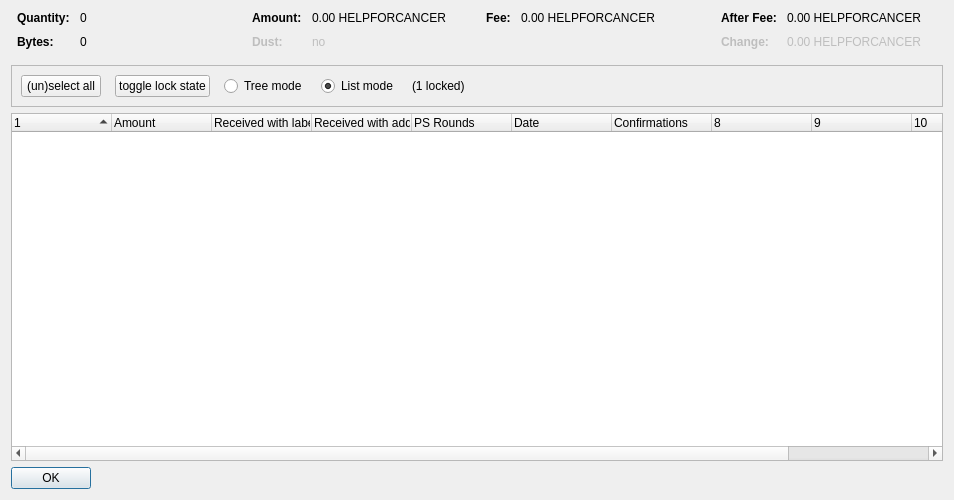
<?xml version="1.0" encoding="UTF-8"?>
<ui version="4.0">
 <class>CoinControlDialog</class>
 <widget class="QDialog" name="CoinControlDialog">
  <property name="geometry">
   <rect>
    <x>0</x>
    <y>0</y>
    <width>954</width>
    <height>500</height>
   </rect>
  </property>
  <property name="windowTitle">
   <string>Coin Selection</string>
  </property>
  <layout class="QVBoxLayout" name="verticalLayout">
   <item>
    <layout class="QHBoxLayout" name="horizontalLayoutTop" stretch="0,0,0,0">
     <property name="topMargin">
      <number>0</number>
     </property>
     <property name="bottomMargin">
      <number>10</number>
     </property>
     <item>
      <layout class="QFormLayout" name="formLayoutCoinControl1">
       <property name="horizontalSpacing">
        <number>10</number>
       </property>
       <property name="verticalSpacing">
        <number>10</number>
       </property>
       <property name="leftMargin">
        <number>6</number>
       </property>
       <property name="rightMargin">
        <number>6</number>
       </property>
       <item row="0" column="0">
        <widget class="QLabel" name="labelCoinControlQuantityText">
         <property name="font">
          <font>
           <weight>75</weight>
           <bold>true</bold>
          </font>
         </property>
         <property name="text">
          <string>Quantity:</string>
         </property>
        </widget>
       </item>
       <item row="0" column="1">
        <widget class="QLabel" name="labelCoinControlQuantity">
         <property name="cursor">
          <cursorShape>IBeamCursor</cursorShape>
         </property>
         <property name="contextMenuPolicy">
          <enum>Qt::ActionsContextMenu</enum>
         </property>
         <property name="text">
          <string notr="true">0</string>
         </property>
         <property name="textInteractionFlags">
          <set>Qt::LinksAccessibleByMouse|Qt::TextSelectableByKeyboard|Qt::TextSelectableByMouse</set>
         </property>
        </widget>
       </item>
       <item row="1" column="0">
        <widget class="QLabel" name="labelCoinControlBytesText">
         <property name="font">
          <font>
           <weight>75</weight>
           <bold>true</bold>
          </font>
         </property>
         <property name="text">
          <string>Bytes:</string>
         </property>
        </widget>
       </item>
       <item row="1" column="1">
        <widget class="QLabel" name="labelCoinControlBytes">
         <property name="cursor">
          <cursorShape>IBeamCursor</cursorShape>
         </property>
         <property name="contextMenuPolicy">
          <enum>Qt::ActionsContextMenu</enum>
         </property>
         <property name="text">
          <string notr="true">0</string>
         </property>
         <property name="textInteractionFlags">
          <set>Qt::LinksAccessibleByMouse|Qt::TextSelectableByKeyboard|Qt::TextSelectableByMouse</set>
         </property>
        </widget>
       </item>
      </layout>
     </item>
     <item>
      <layout class="QFormLayout" name="formLayoutCoinControl2">
       <property name="horizontalSpacing">
        <number>10</number>
       </property>
       <property name="verticalSpacing">
        <number>10</number>
       </property>
       <property name="leftMargin">
        <number>6</number>
       </property>
       <property name="rightMargin">
        <number>6</number>
       </property>
       <item row="0" column="0">
        <widget class="QLabel" name="labelCoinControlAmountText">
         <property name="font">
          <font>
           <weight>75</weight>
           <bold>true</bold>
          </font>
         </property>
         <property name="text">
          <string>Amount:</string>
         </property>
        </widget>
       </item>
       <item row="0" column="1">
        <widget class="QLabel" name="labelCoinControlAmount">
         <property name="cursor">
          <cursorShape>IBeamCursor</cursorShape>
         </property>
         <property name="contextMenuPolicy">
          <enum>Qt::ActionsContextMenu</enum>
         </property>
         <property name="text">
          <string notr="true">0.00 HELPFORCANCER</string>
         </property>
         <property name="textInteractionFlags">
          <set>Qt::LinksAccessibleByMouse|Qt::TextSelectableByKeyboard|Qt::TextSelectableByMouse</set>
         </property>
        </widget>
       </item>
       <item row="1" column="0">
        <widget class="QLabel" name="labelCoinControlLowOutputText">
         <property name="enabled">
          <bool>false</bool>
         </property>
         <property name="font">
          <font>
           <weight>75</weight>
           <bold>true</bold>
          </font>
         </property>
         <property name="text">
          <string>Dust:</string>
         </property>
        </widget>
       </item>
       <item row="1" column="1">
        <widget class="QLabel" name="labelCoinControlLowOutput">
         <property name="enabled">
          <bool>false</bool>
         </property>
         <property name="cursor">
          <cursorShape>IBeamCursor</cursorShape>
         </property>
         <property name="contextMenuPolicy">
          <enum>Qt::ActionsContextMenu</enum>
         </property>
         <property name="text">
          <string notr="true">no</string>
         </property>
         <property name="textInteractionFlags">
          <set>Qt::LinksAccessibleByMouse|Qt::TextSelectableByKeyboard|Qt::TextSelectableByMouse</set>
         </property>
        </widget>
       </item>
      </layout>
     </item>
     <item>
      <layout class="QFormLayout" name="formLayoutCoinControl3">
       <property name="horizontalSpacing">
        <number>10</number>
       </property>
       <property name="verticalSpacing">
        <number>10</number>
       </property>
       <property name="leftMargin">
        <number>6</number>
       </property>
       <property name="rightMargin">
        <number>6</number>
       </property>
       <item row="0" column="0">
        <widget class="QLabel" name="labelCoinControlFeeText">
         <property name="font">
          <font>
           <weight>75</weight>
           <bold>true</bold>
          </font>
         </property>
         <property name="text">
          <string>Fee:</string>
         </property>
        </widget>
       </item>
       <item row="0" column="1">
        <widget class="QLabel" name="labelCoinControlFee">
         <property name="cursor">
          <cursorShape>IBeamCursor</cursorShape>
         </property>
         <property name="contextMenuPolicy">
          <enum>Qt::ActionsContextMenu</enum>
         </property>
         <property name="text">
          <string notr="true">0.00 HELPFORCANCER</string>
         </property>
         <property name="textInteractionFlags">
          <set>Qt::LinksAccessibleByMouse|Qt::TextSelectableByKeyboard|Qt::TextSelectableByMouse</set>
         </property>
        </widget>
       </item>
      </layout>
     </item>
     <item>
      <layout class="QFormLayout" name="formLayoutCoinControl4">
       <property name="horizontalSpacing">
        <number>10</number>
       </property>
       <property name="verticalSpacing">
        <number>10</number>
       </property>
       <property name="leftMargin">
        <number>6</number>
       </property>
       <property name="rightMargin">
        <number>6</number>
       </property>
       <item row="0" column="0">
        <widget class="QLabel" name="labelCoinControlAfterFeeText">
         <property name="font">
          <font>
           <weight>75</weight>
           <bold>true</bold>
          </font>
         </property>
         <property name="text">
          <string>After Fee:</string>
         </property>
        </widget>
       </item>
       <item row="0" column="1">
        <widget class="QLabel" name="labelCoinControlAfterFee">
         <property name="cursor">
          <cursorShape>IBeamCursor</cursorShape>
         </property>
         <property name="contextMenuPolicy">
          <enum>Qt::ActionsContextMenu</enum>
         </property>
         <property name="text">
          <string notr="true">0.00 HELPFORCANCER</string>
         </property>
         <property name="textInteractionFlags">
          <set>Qt::LinksAccessibleByMouse|Qt::TextSelectableByKeyboard|Qt::TextSelectableByMouse</set>
         </property>
        </widget>
       </item>
       <item row="1" column="0">
        <widget class="QLabel" name="labelCoinControlChangeText">
         <property name="enabled">
          <bool>false</bool>
         </property>
         <property name="font">
          <font>
           <weight>75</weight>
           <bold>true</bold>
          </font>
         </property>
         <property name="text">
          <string>Change:</string>
         </property>
        </widget>
       </item>
       <item row="1" column="1">
        <widget class="QLabel" name="labelCoinControlChange">
         <property name="enabled">
          <bool>false</bool>
         </property>
         <property name="cursor">
          <cursorShape>IBeamCursor</cursorShape>
         </property>
         <property name="contextMenuPolicy">
          <enum>Qt::ActionsContextMenu</enum>
         </property>
         <property name="text">
          <string notr="true">0.00 HELPFORCANCER</string>
         </property>
         <property name="textInteractionFlags">
          <set>Qt::LinksAccessibleByMouse|Qt::TextSelectableByKeyboard|Qt::TextSelectableByMouse</set>
         </property>
        </widget>
       </item>
      </layout>
     </item>
    </layout>
   </item>
   <item>
    <widget class="QFrame" name="frame">
     <property name="minimumSize">
      <size>
       <width>0</width>
       <height>40</height>
      </size>
     </property>
     <property name="frameShape">
      <enum>QFrame::StyledPanel</enum>
     </property>
     <property name="frameShadow">
      <enum>QFrame::Sunken</enum>
     </property>
     <layout class="QHBoxLayout" name="horizontalLayout">
      <item>
       <layout class="QHBoxLayout" name="horizontalLayoutPanel" stretch="0,0,0,0,0,0">
        <property name="spacing">
         <number>14</number>
        </property>
        <item>
         <widget class="QPushButton" name="pushButtonSelectAll">
          <property name="sizePolicy">
           <sizepolicy hsizetype="Maximum" vsizetype="Fixed">
            <horstretch>0</horstretch>
            <verstretch>0</verstretch>
           </sizepolicy>
          </property>
          <property name="text">
           <string>(un)select all</string>
          </property>
          <property name="autoDefault">
           <bool>false</bool>
          </property>
         </widget>
        </item>
        <item>
         <widget class="QPushButton" name="pushButtonToggleLock">
          <property name="sizePolicy">
           <sizepolicy hsizetype="Maximum" vsizetype="Fixed">
            <horstretch>0</horstretch>
            <verstretch>0</verstretch>
           </sizepolicy>
          </property>
          <property name="text">
           <string>toggle lock state</string>
          </property>
          <property name="autoDefault">
           <bool>false</bool>
          </property>
         </widget>
        </item>
        <item>
         <widget class="QRadioButton" name="radioTreeMode">
          <property name="sizePolicy">
           <sizepolicy hsizetype="Maximum" vsizetype="Fixed">
            <horstretch>0</horstretch>
            <verstretch>0</verstretch>
           </sizepolicy>
          </property>
          <property name="text">
           <string>Tree mode</string>
          </property>
         </widget>
        </item>
        <item>
         <widget class="QRadioButton" name="radioListMode">
          <property name="sizePolicy">
           <sizepolicy hsizetype="Maximum" vsizetype="Fixed">
            <horstretch>0</horstretch>
            <verstretch>0</verstretch>
           </sizepolicy>
          </property>
          <property name="text">
           <string>List mode</string>
          </property>
          <property name="checked">
           <bool>true</bool>
          </property>
         </widget>
        </item>
        <item>
         <widget class="QLabel" name="labelLocked">
          <property name="text">
           <string>(1 locked)</string>
          </property>
         </widget>
        </item>
        <item>
         <spacer name="horizontalSpacer">
          <property name="orientation">
           <enum>Qt::Horizontal</enum>
          </property>
          <property name="sizeHint" stdset="0">
           <size>
            <width>40</width>
            <height>20</height>
           </size>
          </property>
         </spacer>
        </item>
       </layout>
      </item>
     </layout>
    </widget>
   </item>
   <item>
    <widget class="CoinControlTreeWidget" name="treeWidget">
     <property name="contextMenuPolicy">
      <enum>Qt::CustomContextMenu</enum>
     </property>
     <property name="sortingEnabled">
      <bool>false</bool>
     </property>
     <property name="columnCount">
      <number>11</number>
     </property>
     <attribute name="headerShowSortIndicator" stdset="0">
      <bool>true</bool>
     </attribute>
     <attribute name="headerStretchLastSection">
      <bool>false</bool>
     </attribute>
     <column>
      <property name="text">
       <string/>
      </property>
     </column>
     <column>
      <property name="text">
       <string>Amount</string>
      </property>
     </column>
     <column>
      <property name="text">
       <string>Received with label</string>
      </property>
     </column>
     <column>
      <property name="text">
       <string>Received with address</string>
      </property>
     </column>
     <column>
      <property name="text">
       <string>PS Rounds</string>
      </property>
     </column>
     <column>
      <property name="text">
       <string>Date</string>
      </property>
     </column>
     <column>
      <property name="text">
       <string>Confirmations</string>
      </property>
      <property name="toolTip">
       <string>Confirmed</string>
      </property>
     </column>
     <column>
      <property name="text">
       <string/>
      </property>
     </column>
     <column>
      <property name="text">
       <string/>
      </property>
     </column>
     <column>
      <property name="text">
       <string/>
      </property>
     </column>
     <column>
      <property name="text">
       <string/>
      </property>
     </column>
    </widget>
   </item>
   <item>
    <widget class="QDialogButtonBox" name="buttonBox">
     <property name="sizePolicy">
      <sizepolicy hsizetype="Maximum" vsizetype="Fixed">
       <horstretch>0</horstretch>
       <verstretch>0</verstretch>
      </sizepolicy>
     </property>
     <property name="orientation">
      <enum>Qt::Horizontal</enum>
     </property>
     <property name="standardButtons">
      <set>QDialogButtonBox::Ok</set>
     </property>
    </widget>
   </item>
  </layout>
 </widget>
 <customwidgets>
  <customwidget>
   <class>CoinControlTreeWidget</class>
   <extends>QTreeWidget</extends>
   <header>coincontroltreewidget.h</header>
  </customwidget>
 </customwidgets>
 <resources/>
 <connections/>
</ui>
